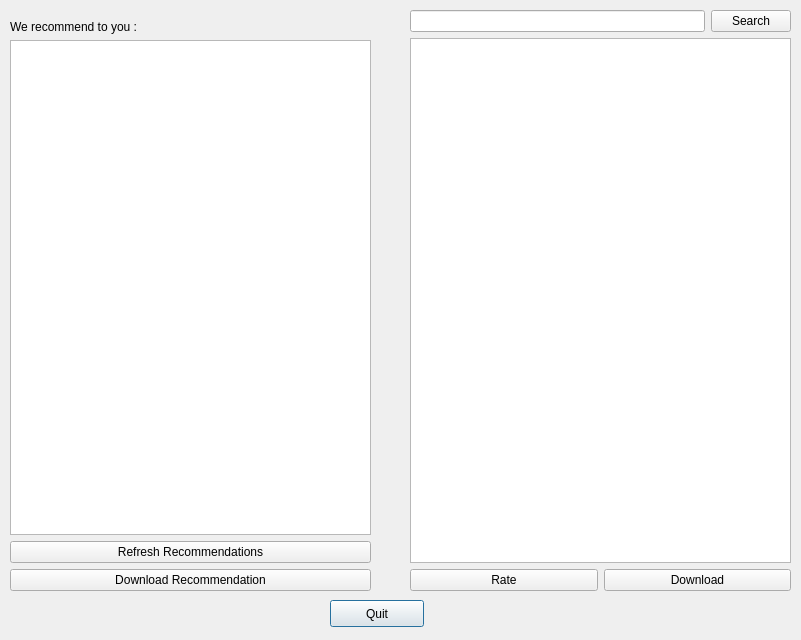
<?xml version="1.0" encoding="UTF-8"?>
<ui version="4.0">
 <class>mainWindow</class>
 <widget class="QDialog" name="mainWindow">
  <property name="geometry">
   <rect>
    <x>0</x>
    <y>0</y>
    <width>801</width>
    <height>640</height>
   </rect>
  </property>
  <property name="windowTitle">
   <string>ReadsProfiler-Main</string>
  </property>
  <widget class="QPushButton" name="quitButton">
   <property name="geometry">
    <rect>
     <x>330</x>
     <y>600</y>
     <width>94</width>
     <height>27</height>
    </rect>
   </property>
   <property name="text">
    <string>Quit</string>
   </property>
  </widget>
  <widget class="QWidget" name="">
   <property name="geometry">
    <rect>
     <x>410</x>
     <y>10</y>
     <width>381</width>
     <height>581</height>
    </rect>
   </property>
   <layout class="QVBoxLayout" name="verticalLayout_2">
    <item>
     <layout class="QHBoxLayout" name="horizontalLayout">
      <item>
       <widget class="QLineEdit" name="lineEdit"/>
      </item>
      <item>
       <widget class="QPushButton" name="searchButton">
        <property name="text">
         <string>Search</string>
        </property>
       </widget>
      </item>
     </layout>
    </item>
    <item>
     <widget class="QListWidget" name="listWidget"/>
    </item>
    <item>
     <layout class="QHBoxLayout" name="horizontalLayout_2">
      <item>
       <widget class="QPushButton" name="rateButton">
        <property name="text">
         <string>Rate</string>
        </property>
       </widget>
      </item>
      <item>
       <widget class="QPushButton" name="downloadButton">
        <property name="text">
         <string>Download</string>
        </property>
       </widget>
      </item>
     </layout>
    </item>
   </layout>
  </widget>
  <widget class="QWidget" name="">
   <property name="geometry">
    <rect>
     <x>10</x>
     <y>20</y>
     <width>361</width>
     <height>571</height>
    </rect>
   </property>
   <layout class="QVBoxLayout" name="verticalLayout_4">
    <item>
     <layout class="QVBoxLayout" name="verticalLayout">
      <item>
       <widget class="QLabel" name="label">
        <property name="text">
         <string>We recommend to you :</string>
        </property>
       </widget>
      </item>
      <item>
       <widget class="QListWidget" name="listWidget_recom"/>
      </item>
     </layout>
    </item>
    <item>
     <layout class="QVBoxLayout" name="verticalLayout_3">
      <item>
       <widget class="QPushButton" name="pushButton_refresh">
        <property name="text">
         <string>Refresh Recommendations</string>
        </property>
       </widget>
      </item>
      <item>
       <widget class="QPushButton" name="pushButton_recom">
        <property name="text">
         <string>Download Recommendation</string>
        </property>
       </widget>
      </item>
     </layout>
    </item>
   </layout>
  </widget>
 </widget>
 <resources/>
 <connections/>
</ui>
